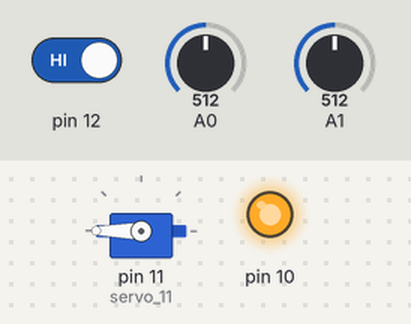
Bench run of a sketch on a simulated Arduino Uno, built with avr-gcc and run on an emulated ATmega328P. Parts: servo, output pins drawn as LEDs (lit = HIGH). The inputs (shaded band) are chosen by the test bench; at power-on: A1 = 512, pin 12 HIGH, A0 = 512.

Above: at 1.2 s.
1.3 s: A1 set to 306
At 2.2 s:
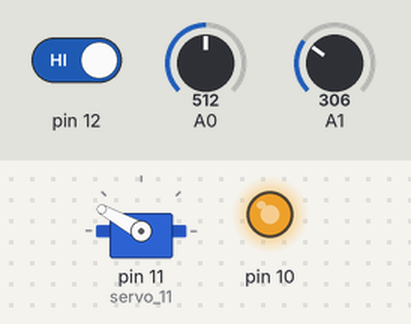
2.8 s: pin 12 driven LOW
At 3.5 s:
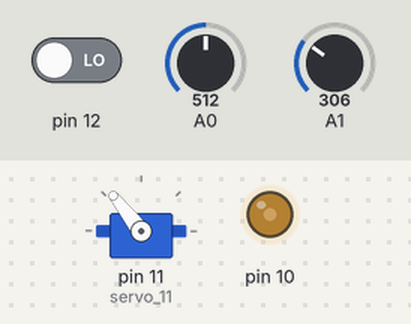
4.3 s: pin 12 driven HIGH
At 4.7 s:
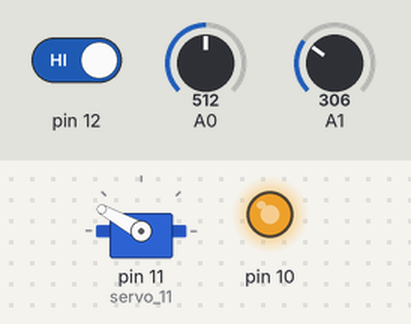
5.8 s: A1 set to 122
At 6.9 s:
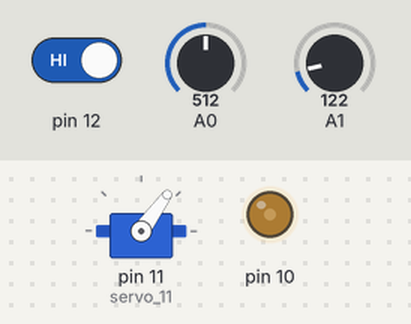
7.3 s: A1 set to 0
At 8.2 s:
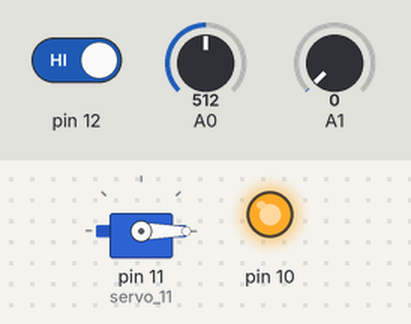
8.8 s: A1 set to 17
10.3 s: A1 set to 21
At 11.6 s:
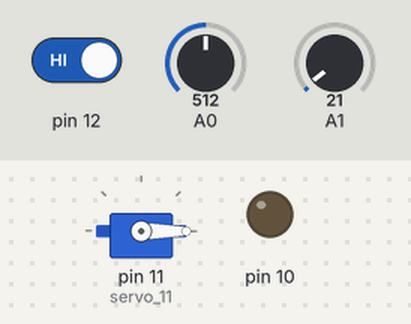
Timing chart, 0 to 12.8 s (numbered marks = the images above; inputs shaded):
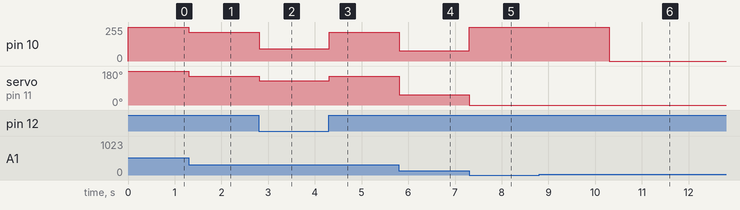

Measured:
- the behaviour switches between 18 and 19 on A1 (found by bisection; images 5 and 6)
- after the input at 1.3 s, pin 10: 255/255 → 214/255 at once; servo on pin 11 (servo_11): 180° → 151° at once
- after the input at 2.8 s, pin 10: 214/255 → 92/255 at once; servo on pin 11 (servo_11): 151° → 128° at once
- after the input at 4.3 s, pin 10: 92/255 → 214/255 at once; servo on pin 11 (servo_11): 128° → 151° at once
- after the input at 5.8 s, pin 10: 214/255 → 76/255 at once; servo on pin 11 (servo_11): 151° → 54° at once
- after the input at 7.3 s, pin 10: 76/255 → 255/255 at once; servo on pin 11 (servo_11): 54° → 0° at once
- after the input at 8.8 s, every drawn part: stays the same
- after the input at 10.3 s, pin 10: 255/255 → 0/255 at once

The sketch:

servomotor.ino
```cpp
#include <Servo.h>
int reading = 0;
Servo servo_11;
void setup()
{
 pinMode(12, INPUT);
 pinMode(A0, INPUT);
 pinMode(10, OUTPUT);
 servo_11.attach(11, 500, 2500);
 pinMode(A1, INPUT);
}
void loop()
{
 if (digitalRead(12) == 0) {
 reading = analogRead(A0);
 analogWrite(10, (reading * 0.18));
 servo_11.write((reading * 0.25));
 } else {
 reading = analogRead(A1);
 analogWrite(10, (reading * 0.75 - 15.09));
 servo_11.write((reading * 0.53 - 10.65));
 }
 delay(10); // Delay a little bit to improve simulation performance
}
```
